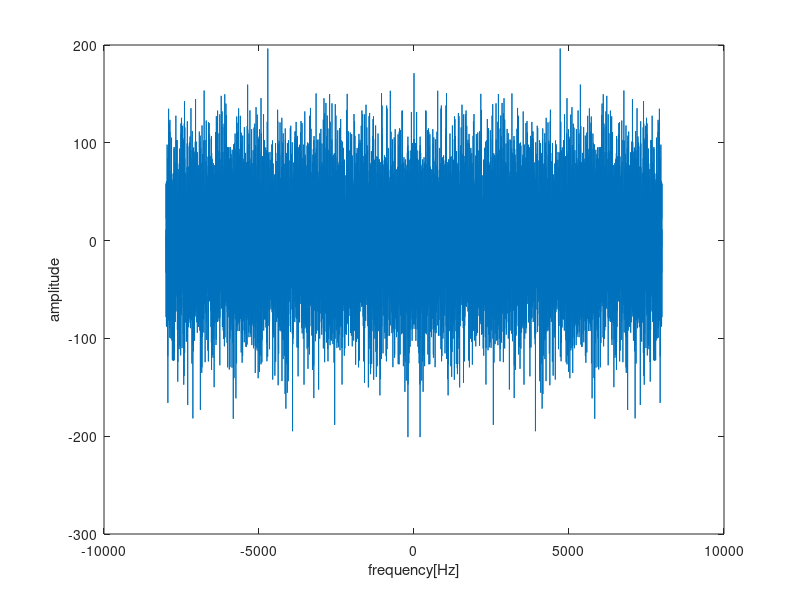
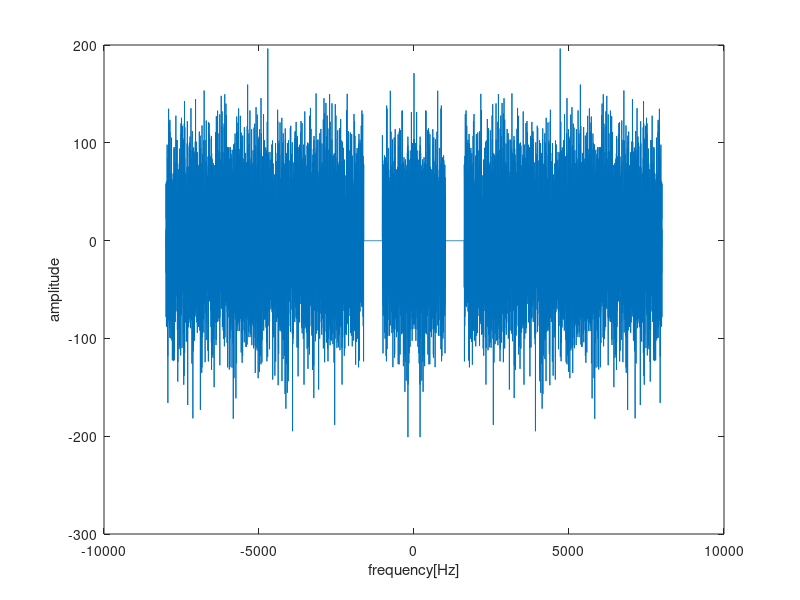
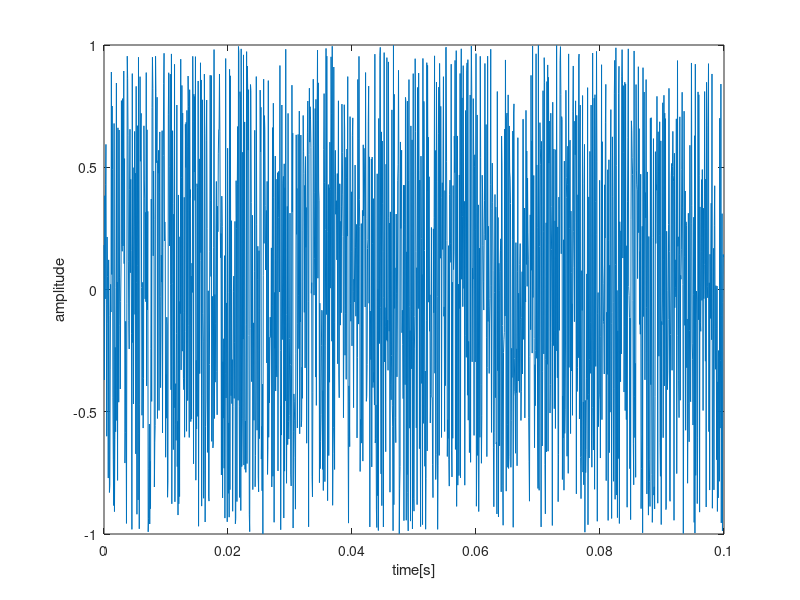
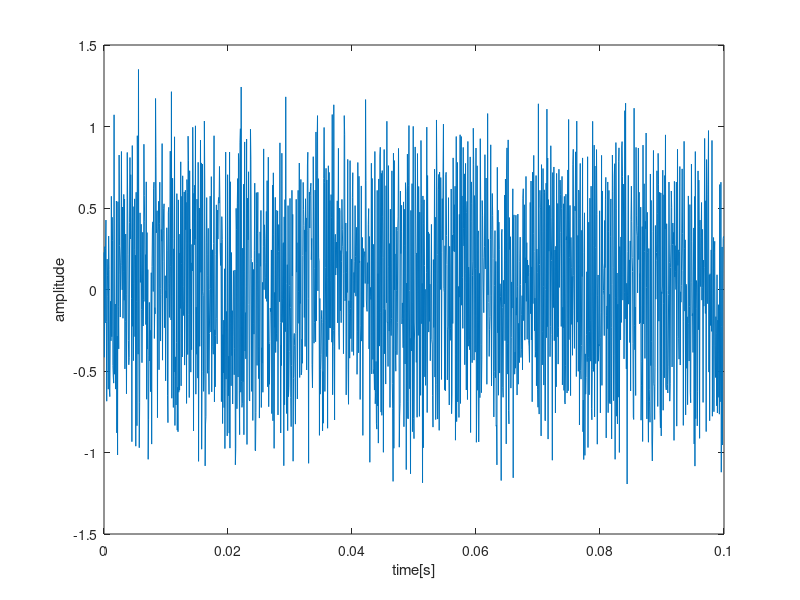

MATLAB code to generate these figures, in order:
clear;
Fs = 16000;
freq = (-Fs/2 : 1 : Fs/2 - 1);
f = 200;
f2 = 2000;
t_noise= (0 : 0.1*Fs-1) /Fs;
t_y = (0 : Fs-1) /Fs;
y = sin(2*pi*f*t_y);
y2 = sin(2*pi*f2*t_y);
t_all = (0 : (4*Fs + 0.4*Fs - 1));
noise_A = 2 * (rand(1,Fs) - 0.5);

A_fft = fft(noise_A);
A_fft = fftshift(A_fft);

fig0 = figure; % ノイズA_fft
plot(freq,A_fft);
xlabel('frequency[Hz]');
ylabel('amplitude');

noise_filter = ones(1,Fs);
filter_rangeS = 1020;
filter_rangeG = 1620;
noise_filter((Fs/2)-filter_rangeG : (Fs/2)-filter_rangeS) = 0;
noise_filter((Fs/2)+filter_rangeS : (Fs/2)+filter_rangeG) = 0;
B_fft = noise_filter.* A_fft;

fig1 = figure; % ノイズB_fft
plot(freq,B_fft);
xlabel('frequency[Hz]');
ylabel('amplitude');

B_fft = ifftshift(B_fft);
noise_B = ifft(B_fft);
noise_B = real(noise_B);

noise_A = noise_A(1:1600);
noise_B = noise_B(1:1600);

fig2 = figure; % ノイズA
plot(t_noise, noise_A);
xlabel('time[s]');
ylabel('amplitude');
fig3 = figure; % ノイズB
plot(t_noise,noise_B);
xlabel('time[s]');
ylabel('amplitude');

EX1 = [y noise_A];
EX1 = repmat(EX1, 1, 4);
EX2 = [y noise_B];
EX2 = repmat(EX2, 1, 4);
EX3 = [y2 noise_A];
EX3 = repmat(EX3, 1, 4);
EX4 = [y2 noise_B];
EX4 = repmat(EX4, 1, 4);

fig4 = figure;
plot(t_all,EX1);
xlabel('time[s]');
ylabel('amplitude');

soundsc(EX1,Fs);    % pure tone A + noise A   
pause(5);
soundsc(EX2,Fs);    % pure tone A + noise B
pause(5);
soundsc(EX3,Fs);    % pure tone B + noise A
pause(5);
soundsc(EX4,Fs);    % pure tone B + noise B

exportgraphics(fig0,'../Figures/04_20_Afft.pdf','ContentType','vector');
exportgraphics(fig1,'../Figures/04_21_Bfft.pdf','ContentType','vector');
exportgraphics(fig2,'../Figures/04_22_Anoise.pdf','ContentType','vector');
exportgraphics(fig3,'../Figures/04_23_Bnoise.pdf','ContentType','vector');
exportgraphics(fig4,'../Figures/04_24_gosei.pdf','ContentType','vector');